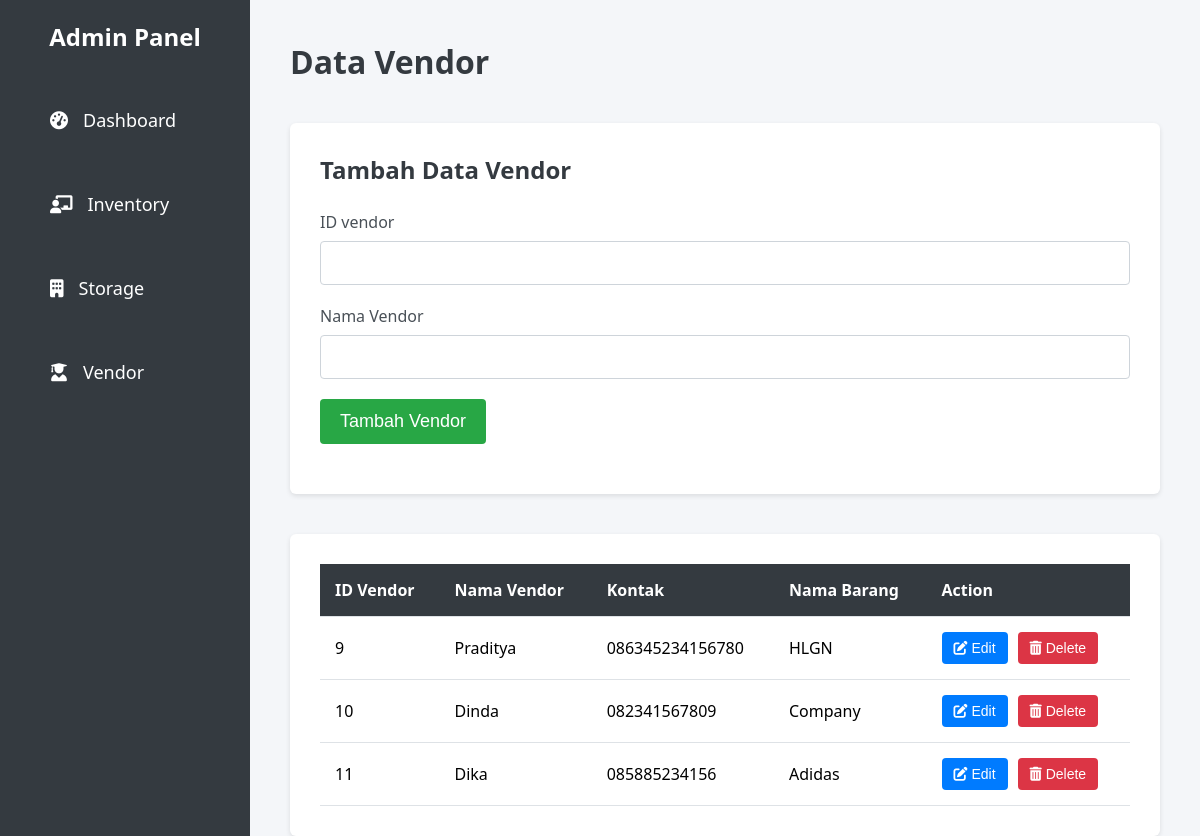
The app's page /vendor.php with its own data.
### tables this page shows
CREATE TABLE `vendor` (
  `id_vendor` int(15) NOT NULL,
  `nama` varchar(30) NOT NULL,
  `kontak` varchar(30) NOT NULL,
  `nama_barang` varchar(30) NOT NULL
);

### vendor.php (the view, shortened to what this page needs)
<?php
include 'koneksi.php';
?>
<!DOCTYPE html>
<html lang="en">
<head>
    <link rel="stylesheet" href="https://cdnjs.cloudflare.com/ajax/libs/font-awesome/6.0.0-beta3/css/all.min.css" />
    <link rel="stylesheet" href="Dasboard.css">
</head>
<body>
    <div class="sidebar">
        <h2>Admin Panel</h2>
        <ul>
            <li><a href="Dasboard.php"><i class="fas fa-tachometer-alt"></i> Dashboard</a></li>
            <li><a href="inventory.php"><i class="fas fa-chalkboard-teacher"></i> Inventory</a></li>
            <li><a href="storage.php"><i class="fas fa-building"></i> Storage</a></li>
            <li><a href="vendor.php"><i class="fas fa-user-graduate"></i> Vendor</a></li>
        </ul>
    </div>
    <div class="main-content">
        <header>Data Vendor</header>
        <div class="form-container">
            <h2>Tambah Data Vendor</h2>
            <form action="vendor.php" method="POST">
                <div class="form-group">
                    <label for="id_vendor">ID vendor</label>
                    <input type="text" id="id_vendor" name="id_vendor" required>
                </div>
                <div class="form-group">
                    <label for="nama">Nama Vendor</label>
                    <input type="text" id="nama" name="nama" required>
                </div>
                <div class="form-group">
                    <button type="submit" name="submit">Tambah Vendor</button>
                </div>
            </form>
        </div>
        <div class="table-container">
            <table>
                <thead>
                    <tr>
                        <th>ID Vendor</th>
                        <th>Nama Vendor</th>
                        <th>Kontak</th>
                        <th>Nama Barang</th>
                        <th>Action</th>
                    </tr>
                </thead>
                <tbody>
                    <?php
                    $sql = "SELECT * FROM vendor";
                    $result = $conn->query($sql);
                    if ($result->num_rows > 0):
                        while($row = $result->fetch_assoc()):
                    ?>
                    <tr>
                        <td><?= $row['id_vendor']; ?></td>
                        <td><?= $row['nama']; ?></td>
                        <td><?= $row['kontak']; ?></td>
                        <td><?= $row['nama_barang']; ?></td>
                        <td>
                            <div class="action-buttons">
                                <form action="vendor.php" method="POST">
                                    <button type="button" class="edit-button" onclick="openEditModal('<?= $row['id_vendor']; ?>', '<?= $row['nama']; ?>')">
                                        <i class="fas fa-edit"></i> Edit
                                    </button>
                                </form>
                                <form action="vendor.php" method="POST" onsubmit="return confirm('Apakah Anda yakin ingin menghapus data ini?');">
                                    <button type="submit" name="delete" class="delete-button">
                                        <i class="fas fa-trash-alt"></i> Delete
                                    </button>
                                </form>
                            </div>
                        </td>
                    </tr>
                    <?php
                        endwhile;
                    else:
                    ?>
                    <tr>
                        <td colspan="3">Tidak ada data jurusan ditemukan.</td>
                    </tr>
                    <?php
                    endif;
                    ?>
                </tbody>
            </table>
        </div>
    </div>
</body>
</html>

### Dasboard.css (style rules this page uses)
* { margin: 0; padding: 0; box-sizing: border-box; }
body { font-family: Arial, sans-serif; display: flex; height: 100vh; background-color: #f4f4f4; margin: 0; }
.sidebar { width: 250px; background-color: #333; color: #fff; height: 100%; padding: 20px; position: fixed; top: 0; left: 0; overflow-y: auto; transition: width 0.3s ease; }
.sidebar h2 { margin-bottom: 20px; }
.sidebar ul { list-style: none; }
.sidebar ul li { margin-bottom: 10px; }
.sidebar ul li a { color: #fff; text-decoration: none; font-size: 18px; display: flex; align-items: center; padding: 10px; border-radius: 5px; transition: background-color 0.3s; }
.sidebar ul li a i { margin-right: 10px; }
.main-content { margin-left: 250px; padding: 20px; width: calc(100% - 250px); }
header { margin-bottom: 20px; }

### vendor.php (style rules this page uses)
body { font-family: 'Segoe UI', Tahoma, Geneva, Verdana, sans-serif; background-color: #f4f6f9; margin: 0; display: flex; min-height: 100vh; }
.sidebar { width: 250px; background-color: #343a40; color: #fff; position: fixed; height: 100%; overflow-y: auto; padding-top: 20px; }
.sidebar h2 { text-align: center; margin-bottom: 30px; font-size: 24px; font-weight: bold; }
.sidebar ul { list-style-type: none; padding-left: 0; }
.sidebar ul li { padding: 15px 20px; }
.sidebar ul li a { color: #fff; text-decoration: none; display: flex; align-items: center; font-size: 18px; transition: background 0.3s; }
.sidebar ul li a i { margin-right: 15px; }
.main-content { margin-left: 250px; padding: 40px; width: calc(100% - 250px); }
.main-content header { font-size: 32px; font-weight: bold; margin-bottom: 40px; color: #343a40; }
.form-container { background-color: #fff; padding: 30px; border-radius: 6px; box-shadow: 0 2px 5px rgba(0,0,0,0.1); margin-bottom: 40px; }
.form-container h2 { margin-bottom: 25px; color: #343a40; }
.form-group { margin-bottom: 20px; }
.form-group label { display: block; margin-bottom: 8px; color: #495057; font-weight: 500; }
.form-group input { width: 100%; padding: 12px 15px; border: 1px solid #ced4da; border-radius: 4px; font-size: 16px; color: #495057; outline: none; transition: border-color 0.3s; }
.form-group button { padding: 12px 20px; background-color: #28a745; border: none; color: #fff; font-size: 18px; border-radius: 4px; cursor: pointer; transition: background 0.3s; }
.table-container { background-color: #fff; padding: 30px; border-radius: 6px; box-shadow: 0 2px 5px rgba(0,0,0,0.1); }
table { width: 100%; border-collapse: collapse; margin-bottom: 0; }
table thead { background-color: #343a40; color: #fff; }
table th, table td { padding: 15px; text-align: left; border-bottom: 1px solid #dee2e6; }
.action-buttons { display: flex; gap: 10px; }
.action-buttons form { display: inline; }
.action-buttons button { padding: 8px 12px; border: none; border-radius: 4px; color: #fff; font-size: 14px; cursor: pointer; transition: background 0.3s; }
.action-buttons .edit-button { background-color: #007bff; }
.action-buttons .delete-button { background-color: #dc3545; }

### records on screen
vendor: id_vendor "9", nama "Praditya", kontak "086345234156780", nama_barang "HLGN"
vendor: id_vendor "10", nama "Dinda", kontak "082341567809", nama_barang "Company"
vendor: id_vendor "11", nama "Dika", kontak "085885234156", nama_barang "Adidas"
